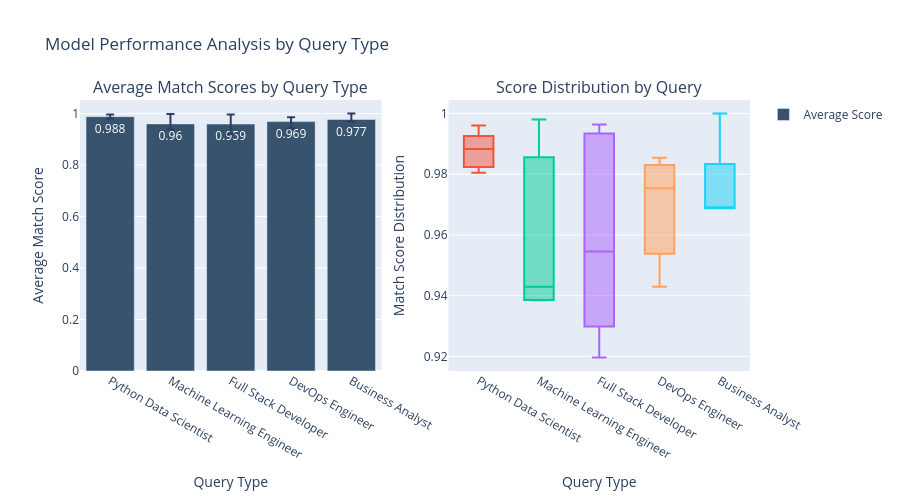

Notebook code cell kept with this figure:
### Markdown cell above
## 14. Model Performance Analysis

### Code cell
# Analyze model performance with different queries
import plotly.graph_objects as go
from plotly.subplots import make_subplots
import plotly.express as px

# Define test queries for detailed analysis
test_queries_detailed = [
    "Python Data Scientist",
    "Machine Learning Engineer",
    "Full Stack Developer",
    "DevOps Engineer",
    "Business Analyst"
]

# Initialize list to store results
results_comparison = []

# Process each query and collect performance metrics
for query in test_queries_detailed:
    # Get recommendations for the query
    recs = get_recommendations(query, top_n=5)
    
    # Calculate performance metrics
    avg_score = recs['match_score'].mean()
    min_score = recs['match_score'].min()
    max_score = recs['match_score'].max()
    std_score = recs['match_score'].std()
    
    # Get top recommendation details
    top_company = recs.iloc[0]['company']
    top_position = recs.iloc[0]['position_name']
    top_location = recs.iloc[0]['location']
    
    # Store results
    results_comparison.append({
        'query': query,
        'avg_score': avg_score,
        'min_score': min_score,
        'max_score': max_score,
        'std_score': std_score,
        'top_company': top_company,
        'top_position': top_position,
        'top_location': top_location
    })

# Convert results to DataFrame
comparison_df = pd.DataFrame(results_comparison)

# Create visualization with subplots
fig = make_subplots(
    rows=1, cols=2,
    subplot_titles=('Average Match Scores by Query Type', 'Score Distribution by Query'),
    specs=[[{"type": "bar"}, {"type": "box"}]]
)

# Add bar chart for average scores
fig.add_trace(
    go.Bar(
        x=comparison_df['query'], 
        y=comparison_df['avg_score'],
        error_y=dict(
            type='data',
            symmetric=False,
            array=comparison_df['max_score'] - comparison_df['avg_score'],
            arrayminus=comparison_df['avg_score'] - comparison_df['min_score'],
            visible=True
        ),
        text=comparison_df['avg_score'].round(3),
        textposition='auto',
        marker_color='rgb(55, 83, 109)',
        name='Average Score'
    ),
    row=1, col=1
)

# Add box plot for score distribution
for query in test_queries_detailed:
    recs = get_recommendations(query, top_n=5)
    fig.add_trace(
        go.Box(
            y=recs['match_score'],
            name=query,
            showlegend=False
        ),
        row=1, col=2
    )

# Update layout
fig.update_layout(
    title_text='Model Performance Analysis by Query Type',
    height=500,
    showlegend=True
)

# Update x and y axis labels
fig.update_xaxes(title_text="Query Type", row=1, col=1)
fig.update_yaxes(title_text="Average Match Score", row=1, col=1)
fig.update_xaxes(title_text="Query Type", row=1, col=2)
fig.update_yaxes(title_text="Match Score Distribution", row=1, col=2)

# Show the figure
fig.show()

# Save the figure as HTML (for interactive viewing)
fig.write_html("query_performance_analysis.html")

# Print detailed performance summary
print('\n📊 Query Performance Summary:')
print('=' * 80)
print(comparison_df[['query', 'avg_score', 'min_score', 'max_score', 'std_score']].to_string(index=False))
print('=' * 80)

# Print top recommendations for each query
print('\n🏆 Top Recommendations by Query:')
print('=' * 80)
for _, row in comparison_df.iterrows():
    print(f"Query: {row['query']}")
    print(f"  Top Match: {row['top_position']} at {row['top_company']} in {row['top_location']}")
    print(f"  Match Score: {row['avg_score']:.3f} (±{row['std_score']:.3f})")
    print('-' * 80)

# Calculate overall performance metrics
overall_avg = comparison_df['avg_score'].mean()
overall_std = comparison_df['avg_score'].std()
best_query = comparison_df.loc[comparison_df['avg_score'].idxmax(), 'query']
worst_query = comparison_df.loc[comparison_df['avg_score'].idxmin(), 'query']

# Print overall analysis
print('\n🔍 Overall Performance Analysis:')
print('=' * 80)
print(f"Overall Average Match Score: {overall_avg:.3f} (±{overall_std:.3f})")
print(f"Best Performing Query: '{best_query}' with score {comparison_df.loc[comparison_df['query'] == best_query, 'avg_score'].values[0]:.3f}")
print(f"Worst Performing Query: '{worst_query}' with score {comparison_df.loc[comparison_df['query'] == worst_query, 'avg_score'].values[0]:.3f}")
print('=' * 80)

### Figure 1 — Plotly figure (JSON) as saved in the notebook; plotly's stock layout.template omitted (floating-point values rounded to 4 significant figures)
{"data": [{"error_y": {"array": [0.008219, 0.03816, 0.03716, 0.01673, 0.02315], "arrayminus": [0.007385, 0.02144, 0.03962, 0.02575, 0.008097], "symmetric": false, "type": "data", "visible": true}, "marker": {"color": "rgb(55, 83, 109)"}, "name": "Average Score", "text": [0.988, 0.96, 0.959, 0.969, 0.977], "textposition": "auto", "type": "bar", "x": ["Python Data Scientist", "Machine Learning Engineer", "Full Stack Developer", "DevOps Engineer", "Business Analyst"], "xaxis": "x", "y": [0.9879, 0.9599, 0.9593, 0.9687, 0.9769], "yaxis": "y"}, {"name": "Python Data Scientist", "showlegend": false, "type": "box", "xaxis": "x2", "y": [0.9961, 0.9914, 0.9883, 0.983, 0.9805], "yaxis": "y2"}, {"name": "Machine Learning Engineer", "showlegend": false, "type": "box", "xaxis": "x2", "y": [0.998, 0.9814, 0.943, 0.9386, 0.9384], "yaxis": "y2"}, {"name": "Full Stack Developer", "showlegend": false, "type": "box", "xaxis": "x2", "y": [0.9964, 0.9925, 0.9546, 0.9332, 0.9196], "yaxis": "y2"}, {"name": "DevOps Engineer", "showlegend": false, "type": "box", "xaxis": "x2", "y": [0.9854, 0.9823, 0.9754, 0.9575, 0.9429], "yaxis": "y2"}, {"name": "Business Analyst", "showlegend": false, "type": "box", "xaxis": "x2", "y": [1.0, 0.9778, 0.9689, 0.9688, 0.9688], "yaxis": "y2"}], "layout": {"annotations": [{"font": {"size": 16}, "showarrow": false, "text": "Average Match Scores by Query Type", "x": 0.225, "xanchor": "center", "xref": "paper", "y": 1, "yanchor": "bottom", "yref": "paper"}, {"font": {"size": 16}, "showarrow": false, "text": "Score Distribution by Query", "x": 0.775, "xanchor": "center", "xref": "paper", "y": 1, "yanchor": "bottom", "yref": "paper"}], "height": 500, "showlegend": true, "title": {"text": "Model Performance Analysis by Query Type"}, "xaxis": {"anchor": "y", "domain": [0, 0.45], "title": {"text": "Query Type"}}, "xaxis2": {"anchor": "y2", "domain": [0.55, 1], "title": {"text": "Query Type"}}, "yaxis": {"anchor": "x", "domain": [0, 1], "title": {"text": "Average Match Score"}}, "yaxis2": {"anchor": "x2", "domain": [0, 1], "title": {"text": "Match Score Distribution"}}}}
